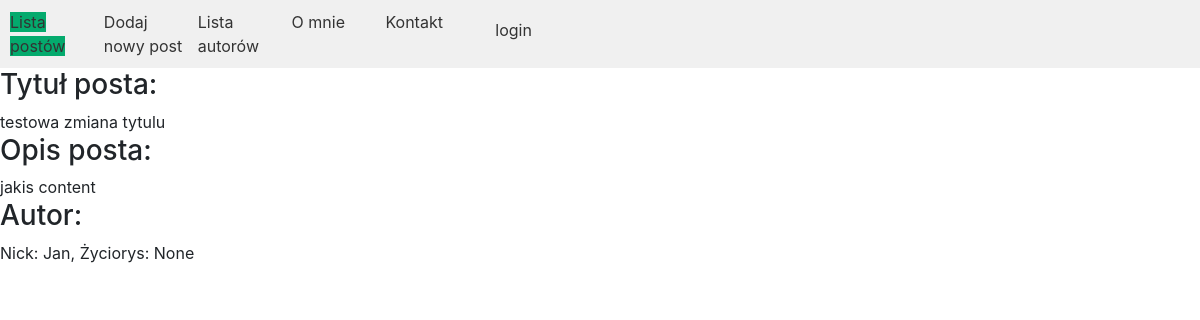
Before: /post/1 with the older database file.
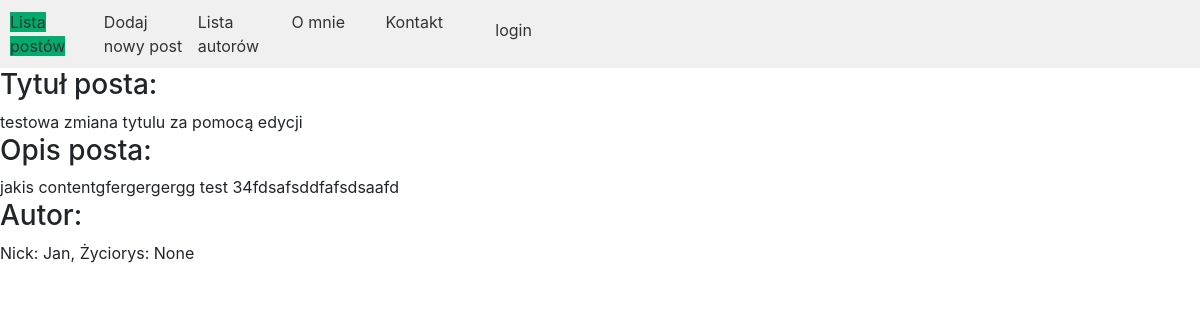
After: the same page with the newer database file.
### posts/models.py (models this page shows, shortened)
class Post(models.Model):
    title = models.CharField(max_length=50)
    content = models.TextField()
    created = models.DateTimeField(auto_now_add=True)
    modified = models.DateTimeField(auto_now=True)
    image = models.ImageField(upload_to='photos/%Y/%m/%d')
    tags = models.ManyToManyField("posts.Tag")
    author = models.ForeignKey(
        'posts.Author',
        on_delete=models.CASCADE
    )

### posts/views.py (the view)
# urls.py: path('post/<int:id>', post_detail, name='post'),
def post_detail(request, id):
    one_post = Post.objects.get(id=id)
    author = Author.objects.get(id=one_post.author_id)
    return render(
        request=request,
        template_name="posts/post_detail.html",
        context={'post': one_post, 'title': f'Szczegóły postu o id {one_post.id}', 'author': author,
                 'active_tab': 'post_list'},
    )

### posts/models.py (called while the page is built)
    def __str__(self):
        return f"Nick: {self.nick}, Życiorys: {self.bio}"

### posts/templates/posts/post_detail.html
{% extends 'main.html' %}
{% block content %}
    <h3>Tytuł posta:</h3> {{ post.title }}<br>
    <h3>Opis posta:</h3> {{ post.content }}<br>
    <h3>Autor:</h3> {{ author }}
{% endblock %}

Changed rows visible on the page:
changed Post: title "testowa zmiana tytulu" → "testowa zmiana tytulu za pomocą edycji"; content "jakis content" → "jakis contentgfergergergg test 34fdsafsddfafsdsaafd"
